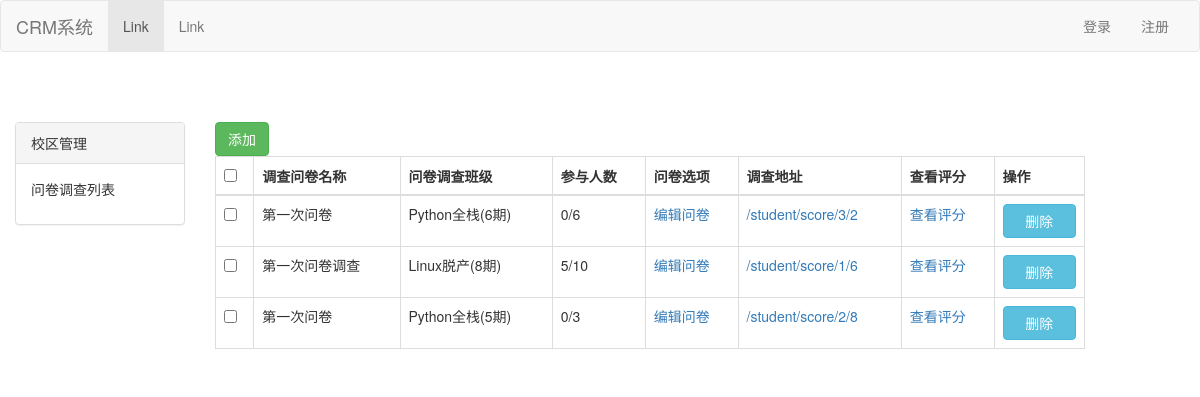
Screenshot of / (signed in) with the database file from the repository.
### app01/models.py (models this page shows, shortened)
class Questionnaire(models.Model):
    title = models.CharField(max_length=64)
    cls = models.ForeignKey(to=ClassList,verbose_name='所调查问卷班级')
    creator = models.ForeignKey(to='UserInfo',verbose_name='创建人')
    count_answer = models.IntegerField(default=0,verbose_name='统计回答问卷的学生数')
    class Meta:
        verbose_name_plural = '问卷调查表'

class ClassList(models.Model):
    title = models.CharField(max_length=32)
    class Meta:
        verbose_name_plural = '班级列表'

### app01/views.py (the view)
# urls.py: url(r'^$', views.index),
def index(request):
    if not request.session.get('is_login'):
        return redirect('/login/')
    cls_list = models.ClassList.objects.all()
    questionnaire_list = models.Questionnaire.objects.filter(creator_id=request.session.get('userID'))
    userinfo = models.UserInfo.objects.filter(id=request.session.get('userID')).first()
    return render(request, 'index.html',
                  {'cls_list': cls_list, 'questionnaire_list': questionnaire_list, 'userinfo': userinfo})

### templates/index.html (shortened to what this page needs)
<!DOCTYPE html>
<html lang="en">
<head>
    <link rel="stylesheet" href="/static/bootstrap-3.3.7/css/bootstrap.min.css">
</head>
<body>
<nav class="navbar navbar-default">
    <div class="container-fluid">
        <div class="navbar-header">
            <a class="navbar-brand" href="/">CRM系统</a>
        </div>
        <div class="collapse navbar-collapse" id="bs-example-navbar-collapse-1">
            <ul class="nav navbar-nav">
                <li class="active"><a href="#">Link <span class="sr-only">(current)</span></a></li>
                <li><a href="#">Link</a></li>
            </ul>
            <ul class="nav navbar-nav navbar-right">
                {% if request.user.username %}
                    <li><a href=""><span class="glyphicon glyphicon-user" aria-hidden="true"></span>&nbsp;&nbsp;{{ request.session.userName }}</a></li>
                    <li><a href="/logoff/">注销</a></li>
                {% else %}
                    <li><a href="/login/">登录</a></li>
                    <li><a href="">注册</a></li>
                {% endif %}
            </ul>
        </div>
    </div>
</nav>
<div class="container-fluid" style="margin-top: 70px">
    <div class="row">
        <div class="col-md-2 sidebar">
            <div id="user_stats">
                <div class="panel panel-default ">
                    <div class="panel-heading">校区管理</div>
                    <div class="panel-body">
                        <p>问卷调查列表</p>
                    </div>
                </div>
            </div>
        </div>
            <div class="col-md-9 main">
            {% block Content %}
                <div>
                    <button type="button" class="btn btn-success" data-toggle="modal" data-target="#myModal">添加</button>
                </div>
                <div>
                    <table class="table table-bordered ">
                        <thead>
                        <tr>
                            <th><input type="checkbox"></th>
                            <th>调查问卷名称</th>
                            <th>问卷调查班级</th>
                            <th>参与人数</th>
                            <th>问卷选项</th>
                            <th>调查地址</th>
                            <th>查看评分</th>
                            <th>操作</th>
                        </tr>
                        </thead>
                        <tbody >
                        {% for questionnaire in questionnaire_list %}
                            <tr>
                                <td><input type="checkbox"></td>
                                <td>{{ questionnaire.title }}</td>
                                <td>{{ questionnaire.cls.title }}</td>
                                <td>{{ questionnaire.count_answer }}/{{ questionnaire.cls.student_set.count }}</td>
                                <td><a href="/question/{{ questionnaire.id }}/">编辑问卷</a></td>
                                <td><a target="_blank" href="student/score/{{ questionnaire.cls.id }}/{{ questionnaire.id }}">/student/score/{{ questionnaire.cls.id }}/{{ questionnaire.id }}</a></td>
                                <td><a href="">查看评分</a></td>
                                <td><button class="btn btn-block btn-info del_qs"  qs_id="{{ questionnaire.id }}">删除</button></td>
                            </tr>
                        {% endfor %}
                        </tbody>
                    </table>
                </div>
            {% endblock %}
            </div>
    </div>
</div>
</body>
</html>

### rows the page displays
Questionnaire: title "第一次问卷", cls "Python全栈(6期)", count_answer "0", cls.student_set.count "6", cls.id "3", id "2"
Questionnaire: title "第一次问卷调查", cls "Linux脱产(8期)", count_answer "5", cls.student_set.count "10", cls.id "1", id "6"
Questionnaire: title "第一次问卷", cls "Python全栈(5期)", count_answer "0", cls.student_set.count "3", cls.id "2", id "8"
